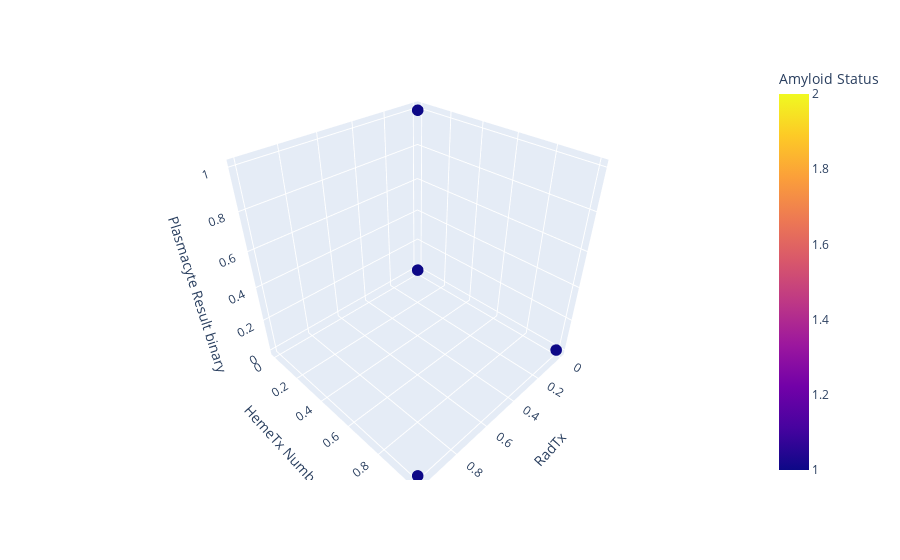

Notebook code cell kept with this figure:
### Markdown cell above
### Input the top 3 features from your data set into the following plot for a 3D visualization

### Code cell
fig = px.scatter_3d(dataTable, x=listX[0], y=listX[1], z=listX[2],
              color= y_column_Classification)
fig.update_traces(marker_size = 4)
fig.show()

### Figure 1 — Plotly figure (JSON) as saved in the notebook; plotly's stock layout.template omitted (floating-point values rounded to 4 significant figures)
{"data": [{"hovertemplate": "RadTx=%{x}<br>HemeTx Number=%{y}<br>Plasmacyte Result binary =%{z}<br>Amyloid Status=%{marker.color}<extra></extra>", "legendgroup": "", "marker": {"color": [2, 2, 2, 2, 2, 2, 2, 2, 2, 2, 2, 2, 2, 2, 2, 2, 2, 2, 2, 2, 2, 2, 2, 2, 1, 1, 1, 1, 1, 1, 1, 1, 1, 1, 1, 1, 1, 1, 1, 1, 1, 1, 1, 1, 1, 1, 1, 1], "coloraxis": "coloraxis", "size": 4, "symbol": "circle"}, "mode": "markers", "name": "", "scene": "scene", "showlegend": false, "type": "scatter3d", "x": [0, 0, 0, 0, 0, 0, 0, 0, 0, 0, 0, 0, 0, 0, 0, 0, 0, 0, 0, 0, 0, 0, 0, 0, 0, 0, 0, 0, 0, 0, 0, 0, 1, 0, 0, 0, 0, 0, 0, 0, 0, 0, 0, 0, 0, 0, 0, 0], "y": [0, 0, 0, 0, 1, 0, 0, 0, 0, 0, 0, 0, 0, 0, 0, 0, 0, 0, 0, 0, 0, 0, 0, 0, 0, 0, 0, 1, 0, 1, 0, 0, 1, 0, 0, 0, 0, 0, 1, 0, 1, 0, 0, 1, 1, 0, 0, 0], "z": [0, 0, 0, 0, 0, 0, 0, 0, 0, 0, 0, 0, 0, 0, 0, 0, 0, 0, 0, 0, 0, 0, 0, 0, 0, 0, 0, 0, 0, 0, 0, 0, 0, 0, 0, 1, 0, 1, 0, 1, 0, 0, 0, 0, 0, 0, 0, 0]}], "layout": {"coloraxis": {"colorbar": {"title": {"text": "Amyloid Status"}}, "colorscale": [[0, "#0d0887"], [0.1111, "#46039f"], [0.2222, "#7201a8"], [0.3333, "#9c179e"], [0.4444, "#bd3786"], [0.5556, "#d8576b"], [0.6667, "#ed7953"], [0.7778, "#fb9f3a"], [0.8889, "#fdca26"], [1, "#f0f921"]]}, "legend": {"tracegroupgap": 0}, "margin": {"t": 60}, "scene": {"domain": {"x": [0, 1], "y": [0, 1]}, "xaxis": {"title": {"text": "RadTx"}}, "yaxis": {"title": {"text": "HemeTx Number"}}, "zaxis": {"title": {"text": "Plasmacyte Result binary "}}}}}
